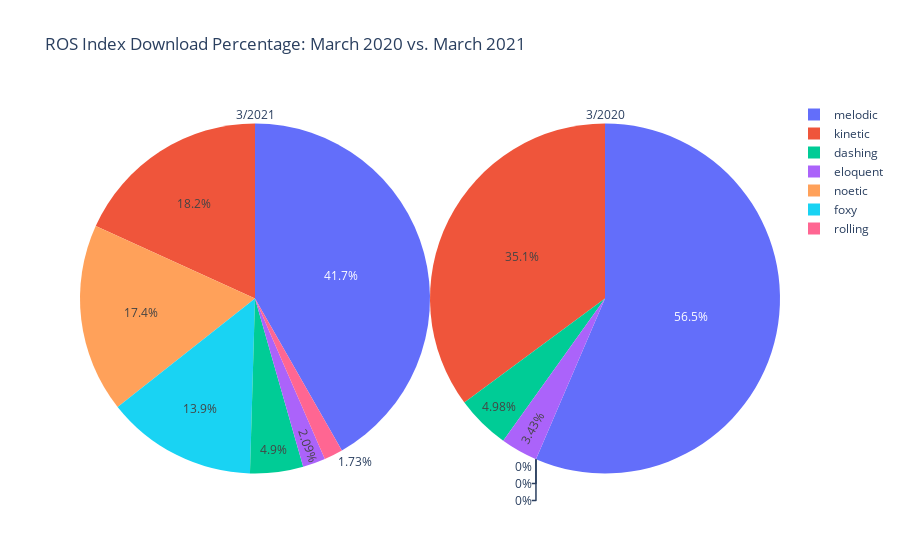

Notebook cell for this chart:
### Code cell
temp = mar_distro_df[mar_distro_df["3/2021"]>0.5]

trace1 = go.Pie(values= temp["3/2020"], labels = temp["name"],domain=dict(x=[0.5,1.0]),title="3/2020")
trace2 = go.Pie(values= temp["3/2021"], labels = temp["name"],domain=dict(x=[0, 0.5]),title="3/2021")

layout = go.Layout(title="ROS Index Download Percentage: March 2020 vs. March 2021",)
data = [trace1, trace2]
fig = go.Figure(data=data, layout=layout)
fig.show()

### Figure 1 — Plotly figure (JSON) as saved in the notebook; plotly's stock layout.template omitted (floating-point values rounded to 4 significant figures)
{"data": [{"domain": {"x": [0.5, 1]}, "labels": ["kinetic", "melodic", "noetic", "dashing", "eloquent", "foxy", "rolling"], "title": {"text": "3/2020"}, "type": "pie", "values": [31.69, 50.91, 0, 4.49, 3.09, 0, 0]}, {"domain": {"x": [0, 0.5]}, "labels": ["kinetic", "melodic", "noetic", "dashing", "eloquent", "foxy", "rolling"], "title": {"text": "3/2021"}, "type": "pie", "values": [16.08, 36.87, 15.4, 4.33, 1.85, 12.29, 1.53]}], "layout": {"title": {"text": "ROS Index Download Percentage: March 2020 vs. March 2021"}}}
